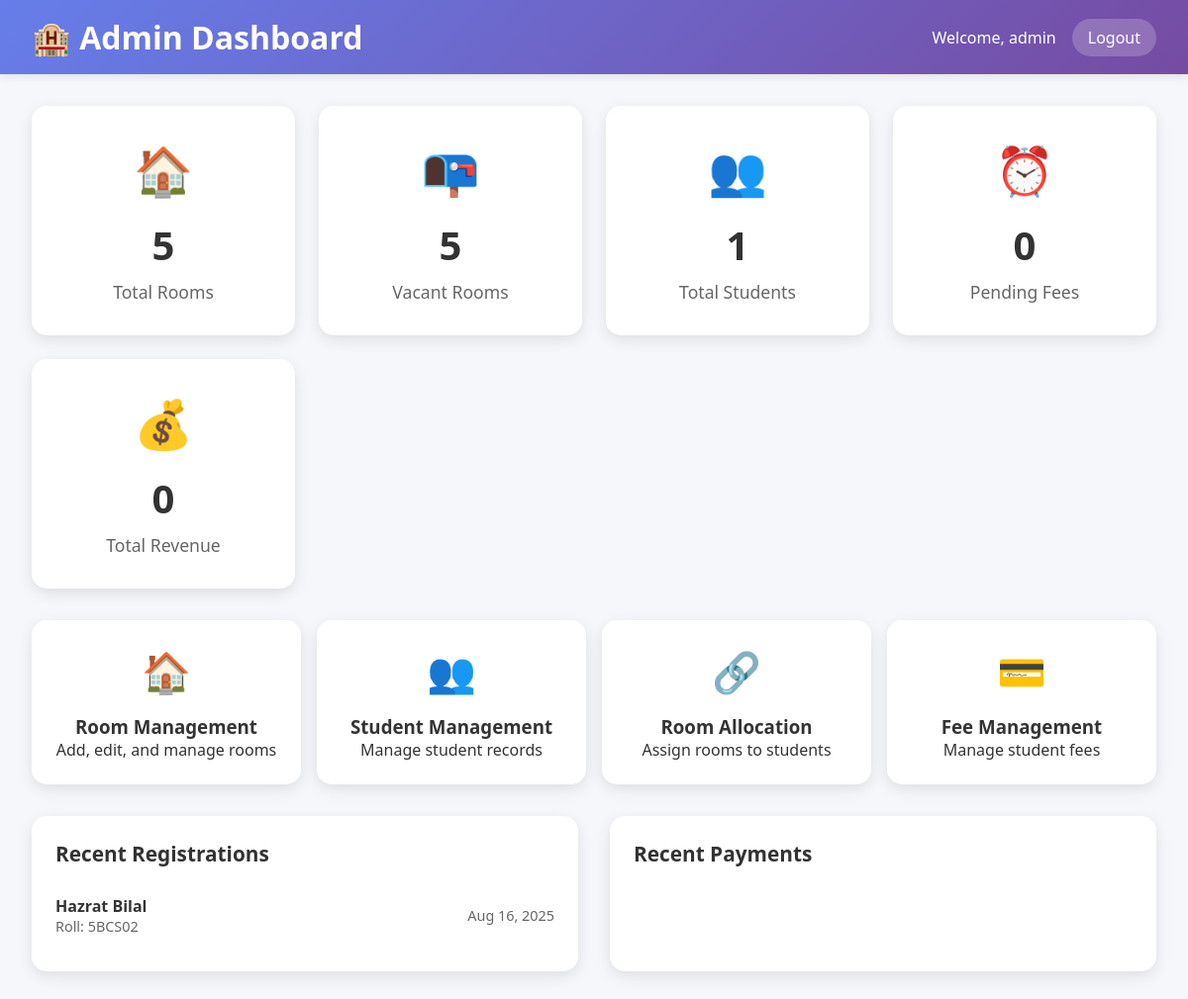
Screenshot of /admin_dashboard.php (signed in) with the database file from the repository.
### tables this page shows
CREATE TABLE `students` (
  `id` int(11) NOT NULL,
  `user_id` int(11) DEFAULT NULL,
  `roll_no` varchar(20) NOT NULL,
  `name` varchar(100) NOT NULL,
  `contact` varchar(15) NOT NULL,
  `department` varchar(50) NOT NULL,
  `room_id` int(11) DEFAULT NULL,
  `created_at` timestamp NOT NULL DEFAULT current_timestamp()
);

### admin_dashboard.php (the view, shortened to what this page needs)
<?php
include 'config/db.php';
$total_rooms = $conn->query("SELECT COUNT(*) as count FROM rooms")->fetch_assoc()['count'];
$vacant_rooms = $conn->query("SELECT COUNT(*) as count FROM rooms WHERE status = 'vacant'")->fetch_assoc()['count'];
$total_students = $conn->query("SELECT COUNT(*) as count FROM students")->fetch_assoc()['count'];
$pending_fees = $conn->query("SELECT COUNT(*) as count FROM fees WHERE status = 'unpaid'")->fetch_assoc()['count'];
$total_revenue = $conn->query("SELECT COALESCE(SUM(amount), 0) as total FROM fees WHERE status = 'paid'")->fetch_assoc()['total'];
$recent_students = $conn->query("SELECT name, roll_no, created_at FROM students ORDER BY created_at DESC LIMIT 5");
?>
<!DOCTYPE html>
<html lang="en">
<head>
</head>
<body>
    <div class="header">
        <h1>🏨 Admin Dashboard</h1>
        <div class="user-info">
            <span>Welcome, <?php echo htmlspecialchars($_SESSION['username']); ?></span>
            <a href="logout.php" class="logout-btn">Logout</a>
        </div>
    </div>
    <div class="container">
        <div class="stats-grid">
            <div class="stat-card">
                <div class="stat-icon">🏠</div>
                <div class="stat-number"><?php echo $total_rooms; ?></div>
                <div class="stat-label">Total Rooms</div>
            </div>
            <div class="stat-card">
                <div class="stat-icon">📭</div>
                <div class="stat-number"><?php echo $vacant_rooms; ?></div>
                <div class="stat-label">Vacant Rooms</div>
            </div>
            <div class="stat-card">
                <div class="stat-icon">👥</div>
                <div class="stat-number"><?php echo $total_students; ?></div>
                <div class="stat-label">Total Students</div>
            </div>
            <div class="stat-card">
                <div class="stat-icon">⏰</div>
                <div class="stat-number"><?php echo $pending_fees; ?></div>
                <div class="stat-label">Pending Fees</div>
            </div>
            <div class="stat-card">
                <div class="stat-icon">💰</div>
                <div class="stat-number"><?php echo number_format($total_revenue, 0); ?></div>
                <div class="stat-label">Total Revenue</div>
            </div>
        </div>
        <div class="nav-grid">
            <a href="rooms.php" class="nav-card">
                <div class="nav-icon">🏠</div>
                <h3>Room Management</h3>
                <p>Add, edit, and manage rooms</p>
            </a>
            <a href="students.php" class="nav-card">
                <div class="nav-icon">👥</div>
                <h3>Student Management</h3>
                <p>Manage student records</p>
            </a>
            <a href="allocations.php" class="nav-card">
                <div class="nav-icon">🔗</div>
                <h3>Room Allocation</h3>
                <p>Assign rooms to students</p>
            </a>
            <a href="fees.php" class="nav-card">
                <div class="nav-icon">💳</div>
                <h3>Fee Management</h3>
                <p>Manage student fees</p>
            </a>
        </div>
        <div class="recent-section">
            <div class="recent-card">
                <h3>Recent Registrations</h3>
                <ul class="recent-list">
                    <?php while ($student = $recent_students->fetch_assoc()): ?>
                    <li class="recent-item">
                        <div>
                            <div class="recent-name"><?php echo htmlspecialchars($student['name']); ?></div>
                            <div class="recent-meta">Roll: <?php echo htmlspecialchars($student['roll_no']); ?></div>
                        </div>
                        <div class="recent-meta"><?php echo date('M d, Y', strtotime($student['created_at'])); ?></div>
                    </li>
                    <?php endwhile; ?>
                </ul>
            </div>
            <div class="recent-card">
                <h3>Recent Payments</h3>
            </div>
        </div>
    </div>
</body>
</html>

### admin_dashboard.php (style rules this page uses)
* { margin: 0; padding: 0; box-sizing: border-box; }
body { font-family: 'Segoe UI', Tahoma, Geneva, Verdana, sans-serif; background: #f5f7fa; min-height: 100vh; }
.header { background: linear-gradient(135deg, #667eea 0%, #764ba2 100%); color: white; padding: 1rem 2rem; display: flex; justify-content: space-between; align-items: center; box-shadow: 0 2px 10px rgba(0,0,0,0.1); }
.header h1 { display: flex; align-items: center; gap: 0.5rem; }
.user-info { display: flex; align-items: center; gap: 1rem; }
.logout-btn { padding: 0.5rem 1rem; background: rgba(255,255,255,0.2); color: white; text-decoration: none; border-radius: 25px; transition: all 0.3s ease; }
.container { max-width: 1200px; margin: 2rem auto; padding: 0 2rem; }
.stats-grid { display: grid; grid-template-columns: repeat(auto-fit, minmax(250px, 1fr)); gap: 1.5rem; margin-bottom: 2rem; }
.stat-card { background: white; padding: 2rem; border-radius: 15px; box-shadow: 0 5px 15px rgba(0,0,0,0.1); text-align: center; transition: transform 0.3s ease; }
.stat-icon { font-size: 3rem; margin-bottom: 1rem; }
.stat-number { font-size: 2.5rem; font-weight: bold; color: #333; margin-bottom: 0.5rem; }
.stat-label { color: #666; font-size: 1.1rem; }
.nav-grid { display: grid; grid-template-columns: repeat(auto-fit, minmax(200px, 1fr)); gap: 1rem; margin-bottom: 2rem; }
.nav-card { background: white; padding: 1.5rem; border-radius: 15px; text-decoration: none; color: #333; box-shadow: 0 5px 15px rgba(0,0,0,0.1); text-align: center; transition: all 0.3s ease; }
.nav-icon { font-size: 2.5rem; margin-bottom: 1rem; color: #667eea; }
.recent-section { display: grid; grid-template-columns: repeat(auto-fit, minmax(400px, 1fr)); gap: 2rem; }
.recent-card { background: white; padding: 1.5rem; border-radius: 15px; box-shadow: 0 5px 15px rgba(0,0,0,0.1); }
.recent-card h3 { color: #333; margin-bottom: 1rem; font-size: 1.3rem; }
.recent-list { list-style: none; }
.recent-item { padding: 0.75rem 0; border-bottom: 1px solid #eee; display: flex; justify-content: space-between; align-items: center; }
.recent-item:last-child { border-bottom: none; }
.recent-name { font-weight: 600; color: #333; }
.recent-meta { color: #666; font-size: 0.9rem; }

### rows the page displays
students: name "Hazrat Bilal", roll_no "5BCS02", created_at "Aug 16, 2025"

### other values shown
$_SESSION['username'] "admin"
$total_rooms "5"
$vacant_rooms "5"
$total_students "1"
$pending_fees "0"
$total_revenue "0"
